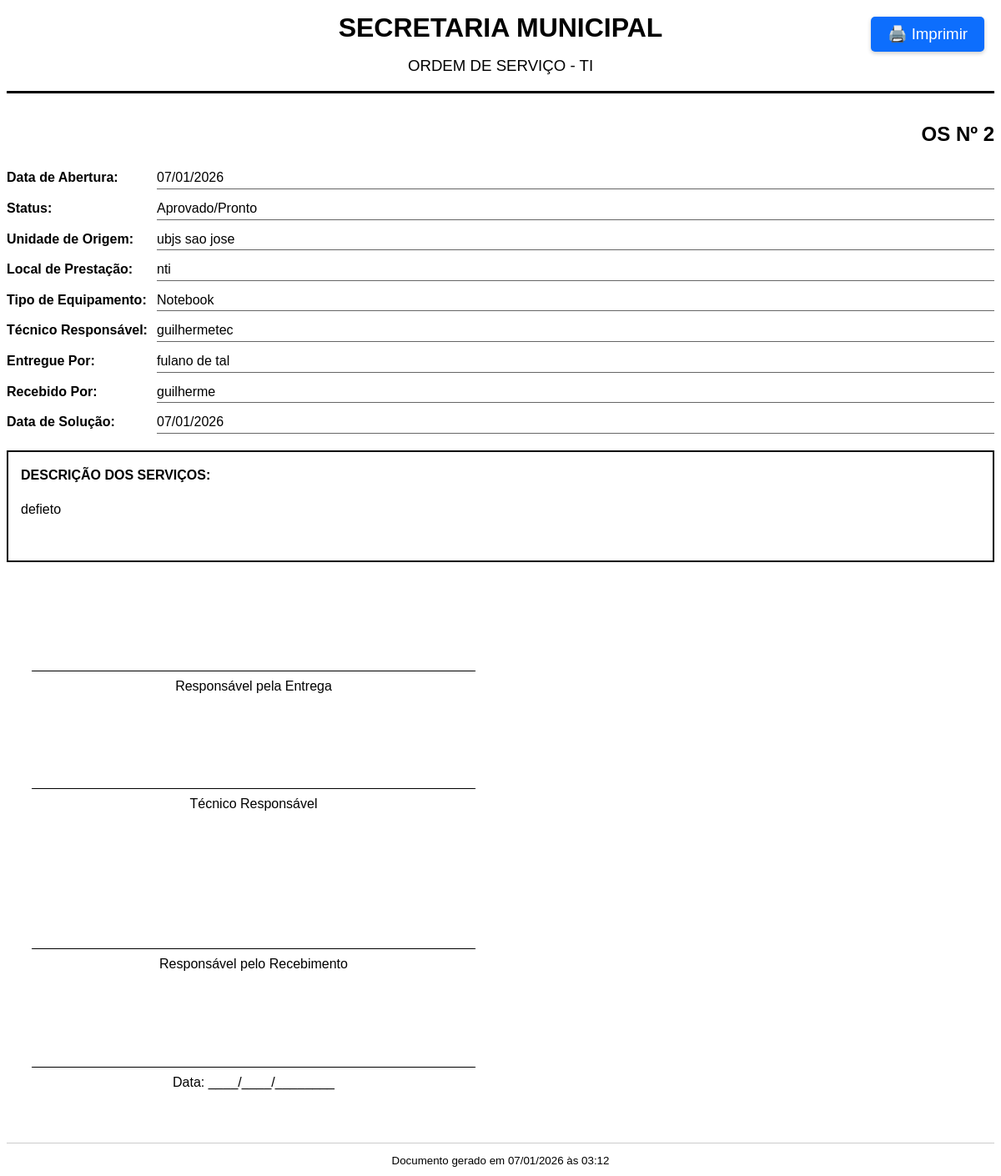
The page /os/imprimir/2 (signed in) on the database its author committed.
### models.py (models this page shows, shortened)
class OrdemServico(db.Model):
    __tablename__ = 'ordem_servico'
    id = db.Column(db.Integer, primary_key=True)
    data_abertura = db.Column(db.Date, nullable=False, default=datetime.utcnow)
    prazo_limite = db.Column(db.Date)
    status = db.Column(db.String(50), nullable=False, default='Aguardando Técnico')
    unidade_origem = db.Column(db.String(200), nullable=False)
    local_prestacao = db.Column(db.String(200), nullable=False)
    tecnico_responsavel = db.Column(db.String(100))
    tipo_equipamento = db.Column(db.String(100), nullable=False)
    entregue_por = db.Column(db.String(100))
    recebido_por = db.Column(db.String(100))
    retirado_por = db.Column(db.String(100))
    descricao_servicos = db.Column(db.Text, nullable=False)
    data_solucao = db.Column(db.Date)
    observacoes = db.Column(db.Text)
    aceita_por_tecnico = db.Column(db.Boolean, default=False)
    link_aceite = db.Column(db.String(100))  # Token único para aceite
    data_criacao = db.Column(db.DateTime, default=datetime.utcnow)
    data_atualizacao = db.Column(db.DateTime, default=datetime.utcnow, onupdate=datetime.utcnow)

### app.py (the view)
@app.route('/os/imprimir/<int:id>', methods=['GET'])
@login_required
def os_imprimir(id):
    os = OrdemServico.query.get_or_404(id)
    if current_user.perfil == 'comunicacao':
        flash('Você não tem permissão para acessar esta página.', 'danger')
        return redirect(url_for('dashboard_comunicacao'))
    if current_user.perfil == 'tecnico' and os.tecnico_responsavel != current_user.username:
        flash('Você não tem permissão para imprimir esta OS.', 'danger')
        return redirect(url_for('os_lista'))
    return render_template('os_print.html', os=os, datetime=datetime)

### app.py (called while the page is built)
@login_manager.user_loader
def load_user(user_id):
    return db.session.get(User, int(user_id))

### templates/os_print.html (shortened to what this page needs)
<!DOCTYPE html>
<html lang="pt-BR">
<head>
</head>
<body>
    <button class="print-button no-print" onclick="window.print()">
        🖨️ Imprimir
    </button>
    <div class="print-area">
        <div class="header">
            <h1>SECRETARIA MUNICIPAL</h1>
            <p>ORDEM DE SERVIÇO - TI</p>
        </div>
        <div class="os-number">
            OS Nº {{ os.id }}
        </div>
        <div class="info-section">
            <div class="info-row">
                <div class="info-label">Data de Abertura:</div>
                <div class="info-value">{{ os.data_abertura.strftime('%d/%m/%Y') }}</div>
            </div>
            <div class="info-row">
                <div class="info-label">Status:</div>
                <div class="info-value">{{ os.status }}</div>
            </div>
            <div class="info-row">
                <div class="info-label">Unidade de Origem:</div>
                <div class="info-value">{{ os.unidade_origem }}</div>
            </div>
            <div class="info-row">
                <div class="info-label">Local de Prestação:</div>
                <div class="info-value">{{ os.local_prestacao }}</div>
            </div>
            <div class="info-row">
                <div class="info-label">Tipo de Equipamento:</div>
                <div class="info-value">{{ os.tipo_equipamento }}</div>
            </div>
            {% if os.tecnico_responsavel %}
            <div class="info-row">
                <div class="info-label">Técnico Responsável:</div>
                <div class="info-value">{{ os.tecnico_responsavel }}</div>
            </div>
            {% endif %}
            {% if os.entregue_por %}
            <div class="info-row">
                <div class="info-label">Entregue Por:</div>
                <div class="info-value">{{ os.entregue_por }}</div>
            </div>
            {% endif %}
            {% if os.recebido_por %}
            <div class="info-row">
                <div class="info-label">Recebido Por:</div>
                <div class="info-value">{{ os.recebido_por }}</div>
            </div>
            {% endif %}
            {% if os.data_solucao %}
            <div class="info-row">
                <div class="info-label">Data de Solução:</div>
                <div class="info-value">{{ os.data_solucao.strftime('%d/%m/%Y') }}</div>
            </div>
            {% endif %}
        </div>
        <div class="description-box">
            <strong>DESCRIÇÃO DOS SERVIÇOS:</strong>
            <p>{{ os.descricao_servicos }}</p>
        </div>
        <div class="signature-section">
            <div class="signature-box">
                <div class="signature-line">
                    Responsável pela Entrega
                </div>
            </div>
            <div class="signature-box">
                <div class="signature-line">
                    Técnico Responsável
                </div>
            </div>
        </div>
        <div class="signature-section">
            <div class="signature-box">
                <div class="signature-line">
                    Responsável pelo Recebimento
                </div>
            </div>
            <div class="signature-box">
                <div class="signature-line">
                    Data: ____/____/________
                </div>
            </div>
        </div>
        <div class="footer">
            Documento gerado em {{ datetime.now().strftime('%d/%m/%Y às %H:%M') }}
        </div>
    </div>
</body>
</html>

### templates/os_print.html (style rules this page uses)
body { font-family: Arial, sans-serif; font-size: 12pt; line-height: 1.6; color: #000; background: white; }
.header { text-align: center; margin-bottom: 30px; border-bottom: 3px solid #000; padding-bottom: 15px; }
.header h1 { margin: 0; font-size: 24pt; color: #000; }
.header p { margin: 5px 0 0 0; font-size: 14pt; }
.os-number { text-align: right; font-size: 18pt; font-weight: bold; margin-bottom: 20px; }
.info-section { margin-bottom: 20px; }
.info-row { display: flex; margin-bottom: 10px; page-break-inside: avoid; }
.info-label { font-weight: bold; width: 180px; min-width: 180px; }
.info-value { flex: 1; border-bottom: 1px solid #666; min-height: 20px; }
.description-box { border: 2px solid #000; padding: 15px; min-height: 100px; margin: 20px 0; page-break-inside: avoid; }
.signature-section { margin-top: 50px; page-break-inside: avoid; }
.signature-box { display: inline-block; width: 45%; text-align: center; margin: 30px 2.5%; }
.signature-line { border-top: 1px solid #000; padding-top: 5px; margin-top: 50px; }
.footer { margin-top: 30px; text-align: center; font-size: 10pt; border-top: 1px solid #ccc; padding-top: 10px; }
.print-button { position: fixed; top: 20px; right: 20px; padding: 10px 20px; background-color: #0d6efd; color: white; border: none; border-radius: 5px; cursor: pointer; font-size: 14pt; box-shadow: 0 2px 5px rgba(0,0,0,0.2); }

### rows shown on the page
OrdemServico: id "2", data_abertura "07/01/2026", status "Aprovado/Pronto", unidade_origem "ubjs sao jose", local_prestacao "nti", tipo_equipamento "Notebook", tecnico_responsavel "guilhermetec", entregue_por "fulano de tal", recebido_por "guilherme", data_solucao "07/01/2026", descricao_servicos "defieto"
